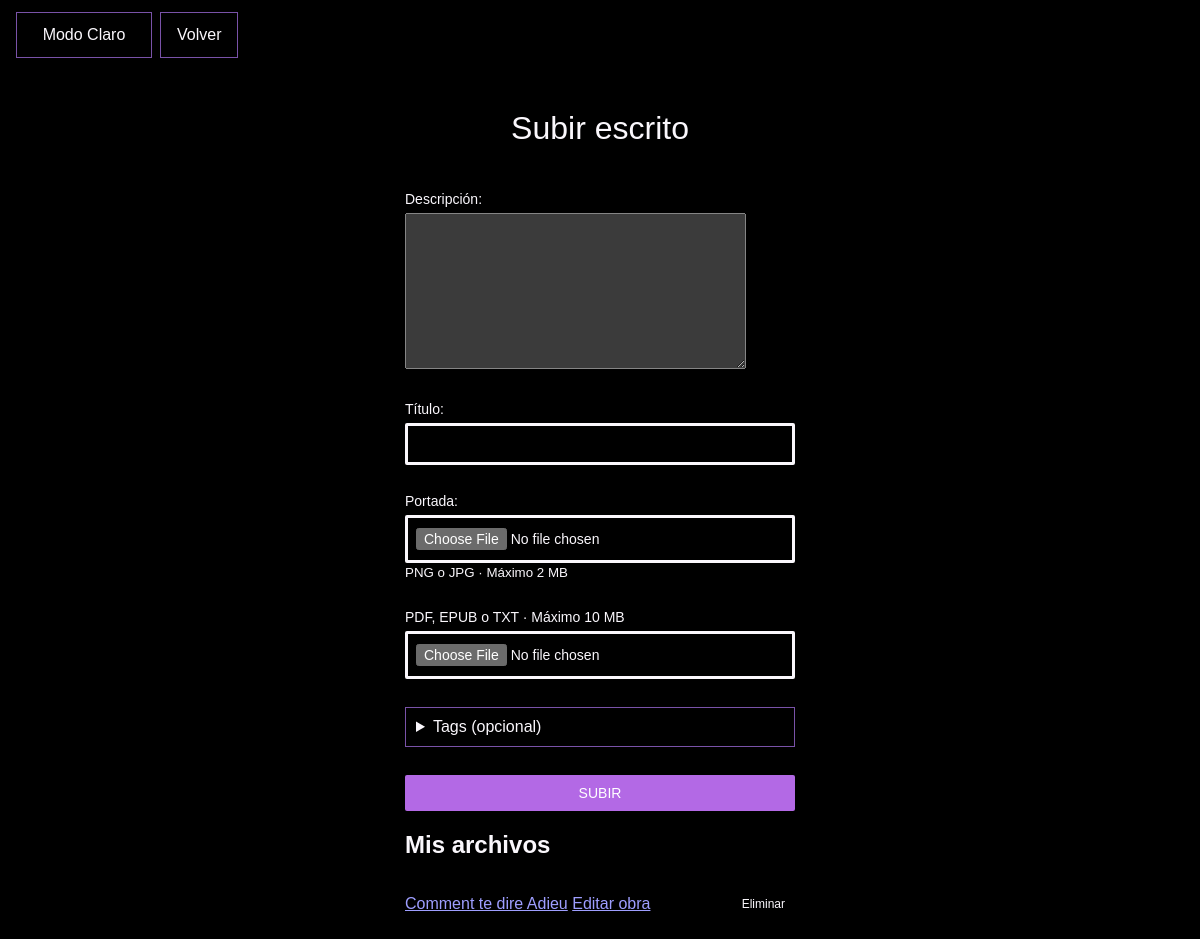
/upload/ (signed in), run on an earlier commit of the app's database.
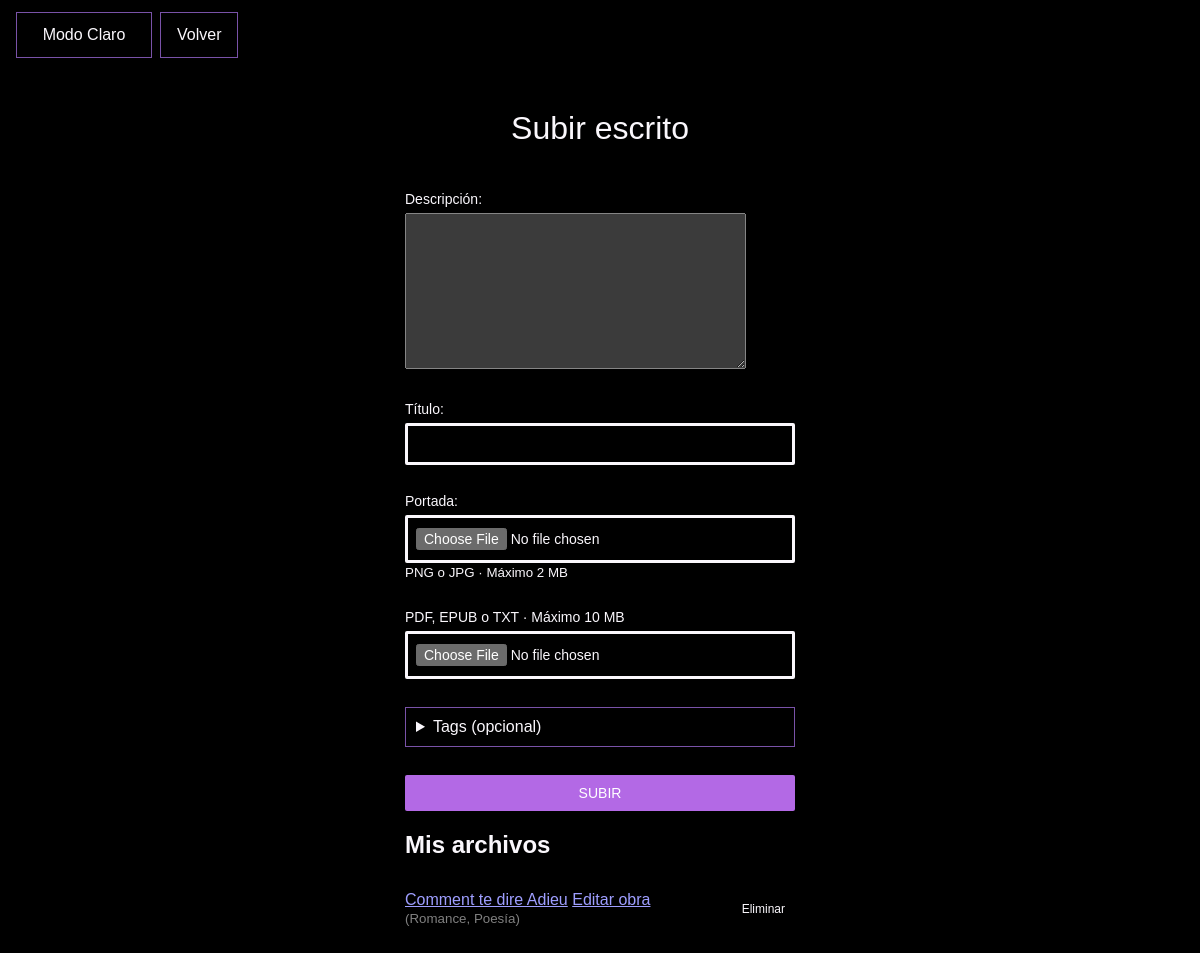
And on a later commit of the database.
### pages/models.py (models this page shows, shortened)
class StoryUpload(models.Model):
    sample_key = models.CharField(max_length=450, unique=True, null=True, blank=True, editable=False)
    sample_cover = models.CharField(max_length=255, blank=True, editable=False)
    title = models.CharField(max_length=200, blank=True)
    description = models.TextField(max_length=3000, blank=True)
    cover = models.ImageField(upload_to=cover_file_path, blank=True)
    @property
    def display_title(self):
        return self.title or Path(self.original_name).stem
    owner = models.ForeignKey(
        settings.AUTH_USER_MODEL,
        on_delete=models.CASCADE,
        related_name="story_uploads",
    )
    file = models.FileField(upload_to=story_file_path, blank=True)
    original_name = models.CharField(max_length=255)
    uploaded_at = models.DateTimeField(auto_now_add=True)
    tags = models.ManyToManyField(Tag, blank=True, related_name="stories", verbose_name="Tags")

class Tag(models.Model):
    name = models.CharField(max_length=50, unique=True, verbose_name="Nombre del tag")
    def __str__(self):
        return self.name

### pages/views.py (the view, shortened to what this page needs)
# urls.py: path("upload/", views.upload, name="upload"),
@login_required
@require_http_methods(["GET", "POST"])
def upload(request):
    form = StoryUploadForm(
        request.POST if request.method == "POST" else None,
        request.FILES if request.method == "POST" else None,
    )
    uploads = StoryUpload.objects.filter(
        owner=request.user
    ).order_by("-uploaded_at")
    return render(request, "pages/upload.html", {
        "form": form,
        "uploads": uploads,
    })

### pages/forms.py (shortened to what this page needs)
class StoryUploadForm(forms.ModelForm):
    def __init__(self, *args, **kwargs):
        super().__init__(*args, **kwargs)
        self.fields["file"].required = True
    class Meta:
        model = StoryUpload
        fields = ("title", "description", "file", "cover", "tags")
        labels = {"title": "Título", "description": "Descripción", "cover": "Portada", "file": "Archivo",
                  "tags": "Tags"}
        widgets = {
            "file": forms.FileInput(attrs={
                "accept": ".pdf,.epub,.txt",
            }),
            "cover": forms.FileInput(attrs={"accept": "image/png,image/jpeg"}),
            "tags": forms.CheckboxSelectMultiple(), #Muestra cajas de selección múltiple
        }

### pages/templates/pages/upload.html (shortened to what this page needs)
{% load static %}
<!doctype html>
<html lang="es">
<head>
    <link rel="stylesheet" href="{% static 'pages/theme.css' %}">
    <link rel="stylesheet" href="{% static 'pages/login.css' %}">
</head>
<body>
    <div class="theme-controls">
        <button
            type="button"
            id="theme-toggle"
            aria-label="Light mode"
            aria-pressed="false"
        >
        </button>
        <a class="back-button" href="{% url 'pages:home' %}">
            Volver
        </a>
    </div>
    <main class="login-page">
        <h1>Subir escrito</h1>
        <form
            method="post"
            action="{% url 'pages:upload' %}"
            enctype="multipart/form-data"
        >
            <div class="field">{{ form.description.label_tag }}{{ form.description }}{{ form.description.errors }}</div>
            <div class="field">{{ form.title.label_tag }}{{ form.title }}{{ form.title.errors }}</div>
            <div class="field">{{ form.cover.label_tag }}{{ form.cover }}{{ form.cover.errors }}
            <small>PNG o JPG · Máximo 2 MB</small></div>
            <div class="field">
                <label for="{{ form.file.id_for_label }}">
                    PDF, EPUB o TXT · Máximo 10 MB
                </label>
                {{ form.file }}
            </div>
            <div class="field">
                <details class="upload-tags" {% if form.tags.errors %}open{% endif %}>
                <summary>{{ form.tags.label }} (opcional)</summary>
                </details>
            </div>
            <button type="submit">SUBIR</button>
        </form>
    {% if uploads %}
        <section>
            <h2>Mis archivos</h2>
            <ul class="upload-list">
                {% for upload in uploads %}
                    <li>
                        <span>
                            <a href="{% url 'pages:work_detail' upload.id %}">{{ upload.display_title }}</a>
                            <a href="{% url 'pages:edit_story' upload.id %}">Editar obra</a>
                            {% if upload.tags.all %}
                                <small style="color: gray;">
                                    ({% for tag in upload.tags.all %}{{ tag.name }}{% if not forloop.last %}, {% endif %}{% endfor %})
                                </small>
                            {% endif %}
                        </span>
                        <form
                            method="post"
                            action="{% url 'pages:delete_upload' upload.id %}"
                            class="delete-form"
                        >
                            <button type="submit" class="delete-button">
                                Eliminar
                            </button>
                        </form>
                    </li>
                {% endfor %}
            </ul>
        </section>
    {% endif %}
    </main>
</body>
</html>

### pages/static/pages/theme.css (style rules this page uses)
:root { --black: #000000; --gold: #f2b544; --purple: #7952a8; --white: #faf7fc; --pink: #efa8c4; }
:root { color-scheme: dark; --page-background: var(--black); --page-text: var(--white); --accent: var(--gold); --secondary-text: var(--pink); --outline: var(--white); --input-placeholder: #ffffff9c; --upload-hover: #211b10; }
#theme-toggle { box-sizing: border-box; width: 136px; min-width: 136px; white-space: nowrap; text-align: center; }

### pages/static/pages/login.css (style rules this page uses)
* { box-sizing: border-box; }
.login-page { width: min(100% - 40px, 390px); margin: 40px auto; }
h1 { margin: 0 0 44px; text-align: center; font-size: 32px; font-weight: normal; }
form { display: flex; flex-direction: column; gap: 28px; }
body { margin: 0; background: var(--page-background); color: var(--page-text); font-family: Arial, sans-serif; }
input { display: block; width: 100%; padding: 10px 8px; border: 3px solid var(--outline); border-radius: 2px; background: var(--page-background); color: var(--page-text); font: inherit; font-size: 14px; }
input::placeholder { color: var(--input-placeholder); opacity: 1; }
button { width: 100%; padding: 10px; border: none; border-radius: 2px; background: #b369e5; color: #ffffff; font: inherit; font-size: 14px; cursor: pointer; }
.theme-controls { display: flex; justify-content: flex-start; align-items: center; gap: 8px; padding: 12px 16px; }
#theme-toggle, .back-button { display: inline-flex; align-items: center; justify-content: center; width: auto; padding: 10px 16px; border: 1px solid var(--purple); border-radius: 0; background: transparent; color: var(--page-text); font: inherit; font-size: 16px; line-height: 1.5; text-decoration: none; cursor: pointer; }
.field label { display: block; margin-bottom: 6px; font-size: 14px; }
.upload-list { padding: 0; list-style: none; }
.upload-list li { display: flex; align-items: center; justify-content: space-between; gap: 16px; padding: 12px 0; }
.upload-list li span { min-width: 0; overflow-wrap: anywhere; }
.delete-form { margin: 0; flex-shrink: 0; }
.delete-button { width: auto; padding: 6px 10px; border: 1px solid var(--error-text); background: transparent; color: var(--error-text); font-size: 12px; }
.upload-tags summary { cursor: pointer; padding: 10px; border: 1px solid var(--purple); }

What changed in the data, as far as the page shows it:
changed StoryUpload "Comment te dire Adieu": gains Tag (name "Romance"); gains Tag (name "Poesía"); now shows "( )"
